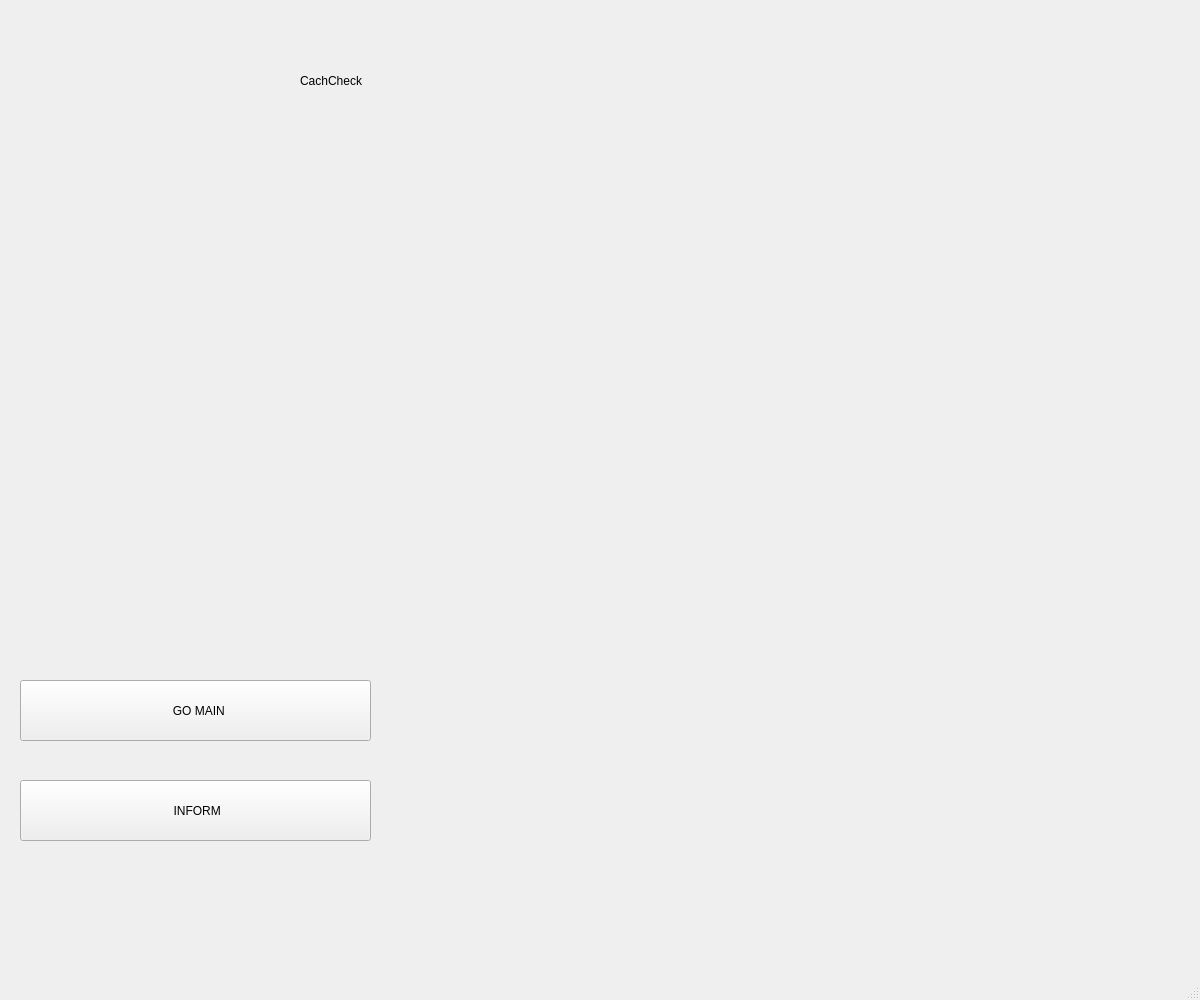
<?xml version="1.0" encoding="UTF-8"?>
<ui version="4.0">
 <class>MainWindowStart</class>
 <widget class="QMainWindow" name="MainWindowStart">
  <property name="geometry">
   <rect>
    <x>0</x>
    <y>0</y>
    <width>1200</width>
    <height>1000</height>
   </rect>
  </property>
  <property name="minimumSize">
   <size>
    <width>1200</width>
    <height>1000</height>
   </size>
  </property>
  <property name="maximumSize">
   <size>
    <width>1200</width>
    <height>1000</height>
   </size>
  </property>
  <property name="windowTitle">
   <string>MainWindow</string>
  </property>
  <property name="styleSheet">
   <string notr="true">background-image: url(:/ad/project pqt5/materials for the proj/startluna.png);</string>
  </property>
  <widget class="QWidget" name="centralwidget">
   <widget class="QPushButton" name="pushButton">
    <property name="geometry">
     <rect>
      <x>20</x>
      <y>680</y>
      <width>351</width>
      <height>61</height>
     </rect>
    </property>
    <property name="styleSheet">
     <string notr="true">background-image: url(:/ad/project pqt5/materials for the proj/grey start.png);
font: 36pt &quot;MS Shell Dlg 2&quot;;</string>
    </property>
    <property name="text">
     <string notr="true">  GO MAIN</string>
    </property>
    <property name="icon">
     <iconset resource="../imges.qrc">
      <normaloff>:/ad/project pqt5/materials for the proj/home.png</normaloff>:/ad/project pqt5/materials for the proj/home.png</iconset>
    </property>
    <property name="iconSize">
     <size>
      <width>52</width>
      <height>64</height>
     </size>
    </property>
   </widget>
   <widget class="QLabel" name="label">
    <property name="geometry">
     <rect>
      <x>300</x>
      <y>20</y>
      <width>531</width>
      <height>121</height>
     </rect>
    </property>
    <property name="styleSheet">
     <string notr="true">background-image: url(:/ad/project pqt5/materials for the proj/pink start.png);
font: 75 72pt &quot;Segoe Print&quot;;</string>
    </property>
    <property name="text">
     <string>CachCheck</string>
    </property>
   </widget>
   <widget class="QPushButton" name="pushButton_2">
    <property name="geometry">
     <rect>
      <x>20</x>
      <y>780</y>
      <width>351</width>
      <height>61</height>
     </rect>
    </property>
    <property name="styleSheet">
     <string notr="true">background-image: url(:/ad/project pqt5/materials for the proj/grey start.png);
font: 36pt &quot;MS Shell Dlg 2&quot;;
</string>
    </property>
    <property name="text">
     <string notr="true"> INFORM</string>
    </property>
    <property name="icon">
     <iconset resource="../imges.qrc">
      <normaloff>:/ad/project pqt5/materials for the proj/info.png</normaloff>:/ad/project pqt5/materials for the proj/info.png</iconset>
    </property>
    <property name="iconSize">
     <size>
      <width>52</width>
      <height>64</height>
     </size>
    </property>
   </widget>
  </widget>
  <widget class="QMenuBar" name="menubar">
   <property name="geometry">
    <rect>
     <x>0</x>
     <y>0</y>
     <width>1200</width>
     <height>21</height>
    </rect>
   </property>
  </widget>
  <widget class="QStatusBar" name="statusbar"/>
 </widget>
 <resources>
  <include location="../imges.qrc"/>
 </resources>
 <connections/>
</ui>
